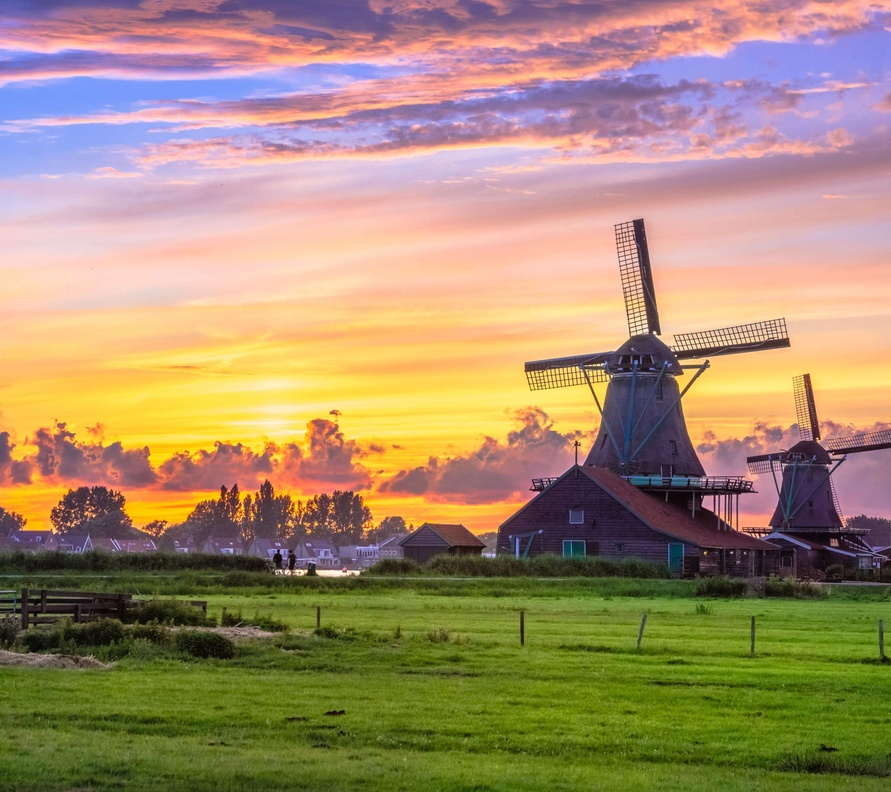
//> input picture picture_test/sunset.jpg, 891 x 792 px, shrunk from 2160 x 1920 before the run
$ ./trackbar   (built with g++ and OpenCV 4)
//> lines starting //> are read from the running program, lines starting //| are printed output that depends on the picture
#include<opencv2/opencv.hpp>
#include<opencv2/highgui/highgui.hpp>
using namespace cv;

#define WINDOW_NAME "线性混合实例与滑动条的创建"

//声明全局变量
const int g_nMaxAlphaValue=100;
int g_nAlphaValueSlider;
double g_dAlphaValue;
double g_dBetaValue;

//声明储存图像的变量
Mat g_srcImage1;
Mat g_srcImage2;
Mat g_dstImage;

//相应滑动条的回调函数
void onTrackbar(int,void*)
{
  //此处注意类型转换
  g_dAlphaValue=(double)g_nAlphaValueSlider/g_nMaxAlphaValue;
  g_dBetaValue=1.0-g_dAlphaValue;
  addWeighted(g_srcImage1,g_dAlphaValue,g_srcImage2,g_dBetaValue,0.0,g_dstImage);
  imshow(WINDOW_NAME,g_dstImage);
}

int main(int  argc, char** argv)
{
  g_srcImage1=imread("/home/newdisk/picture_test/sunset.jpg");
//> g_srcImage1 is the input picture: 792 rows x 891 cols, CV_8UC3; mean B, G, R 110.6, 140.7, 164.7
  g_srcImage2=imread("/home/newdisk/picture_test/star.jpg");
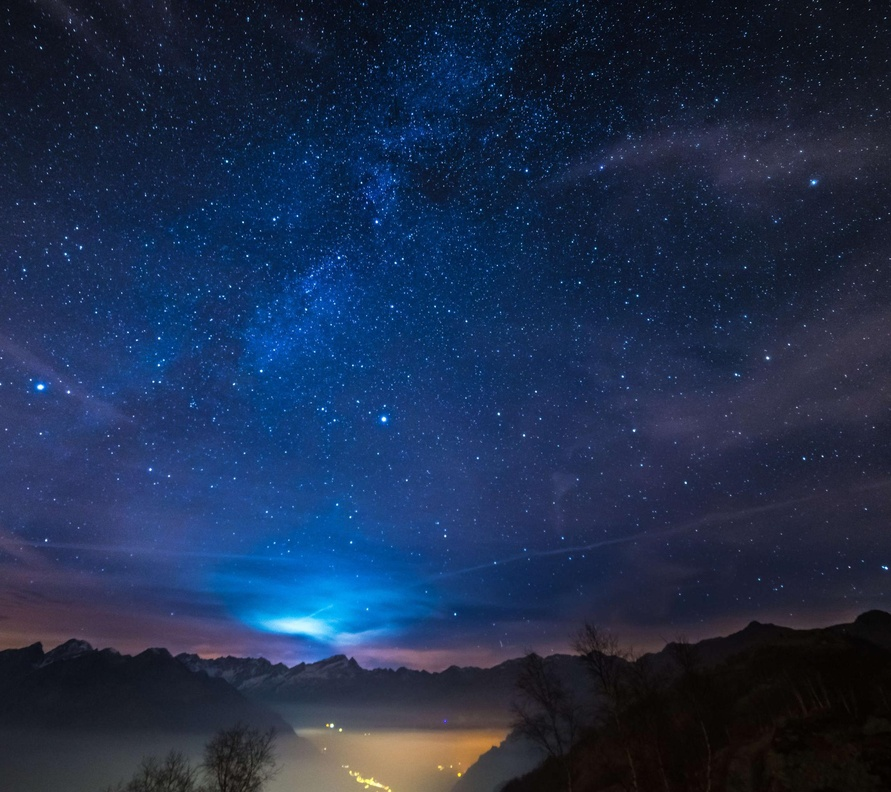
//> input picture picture_test/star.jpg, 891 x 792 px, shrunk from 2160 x 1920 before the run
//> g_srcImage2 is the input picture: 792 rows x 891 cols, CV_8UC3; mean B, G, R 77.5, 46.2, 29.6
  if(!g_srcImage1.data)
  {
    printf("读取第一幅图像失败\n");
    return -1;
  }
  if(!g_srcImage2.data)
  {
    printf("读取第二幅图像失败\n");
    return -1;
  }

  g_nAlphaValueSlider=70;
  namedWindow(WINDOW_NAME,WINDOW_NORMAL);

  char TrackbarName[50];
  sprintf(TrackbarName,"透明值 %d",g_nAlphaValueSlider);

  createTrackbar(TrackbarName,WINDOW_NAME,&g_nAlphaValueSlider,g_nMaxAlphaValue,onTrackbar);
  onTrackbar(g_nAlphaValueSlider,0);
//> in onTrackbar, `addWeighted(g_srcImage1,g_dAlphaValue,g_srcImage2,g_dBetaValue,0.0,g_d..`:
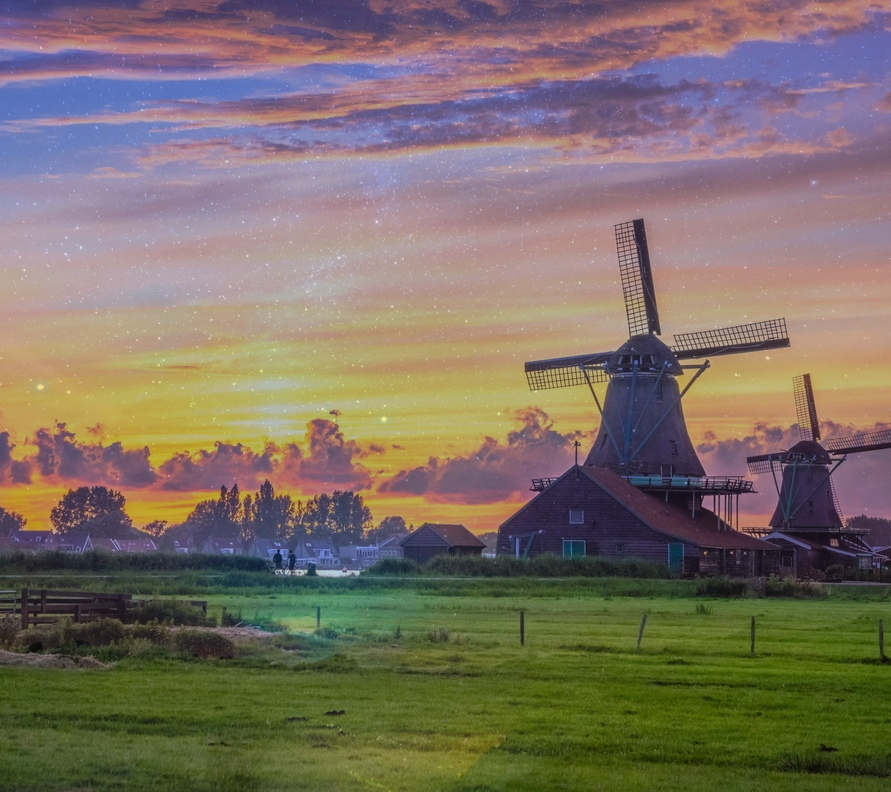
//> g_dstImage: 792 rows x 891 cols, CV_8UC3; mean B, G, R 100.6, 112.3, 124.2

  waitKey(0);
  destroyAllWindows();
  return 0;
}
